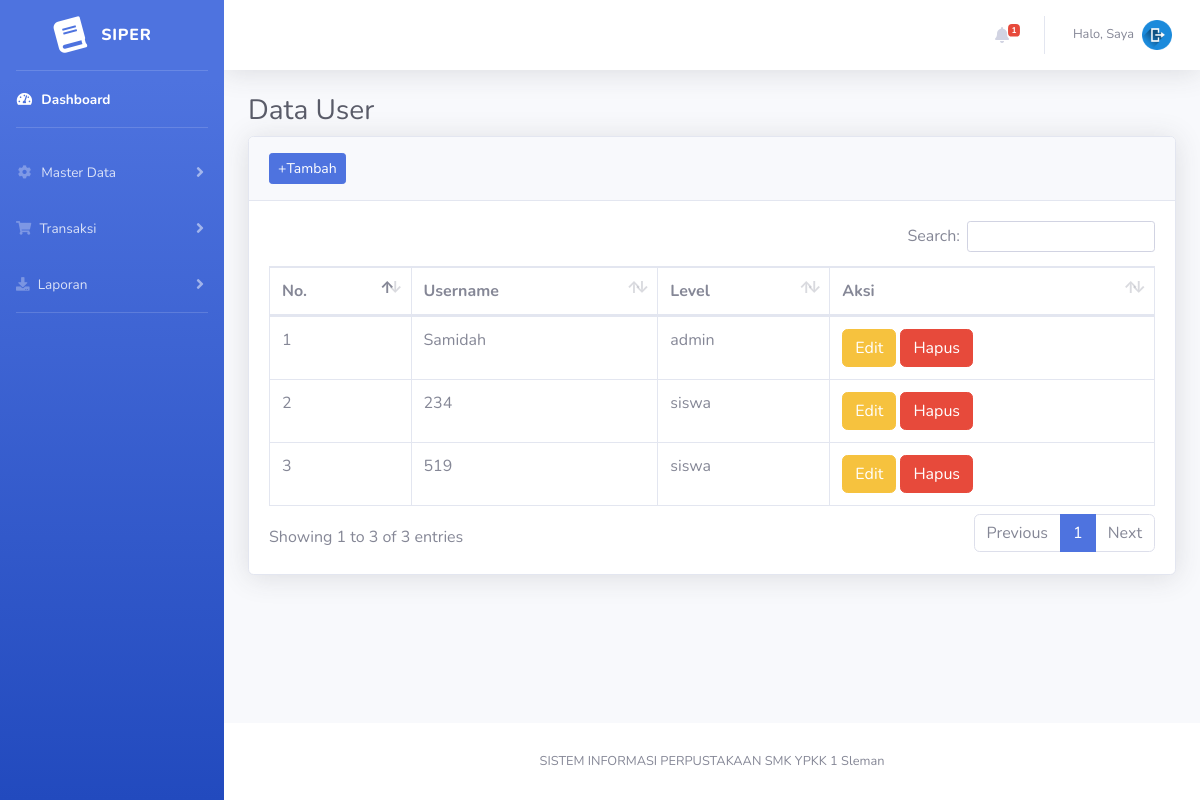
Before: /admin/data_user.php with the older database file.
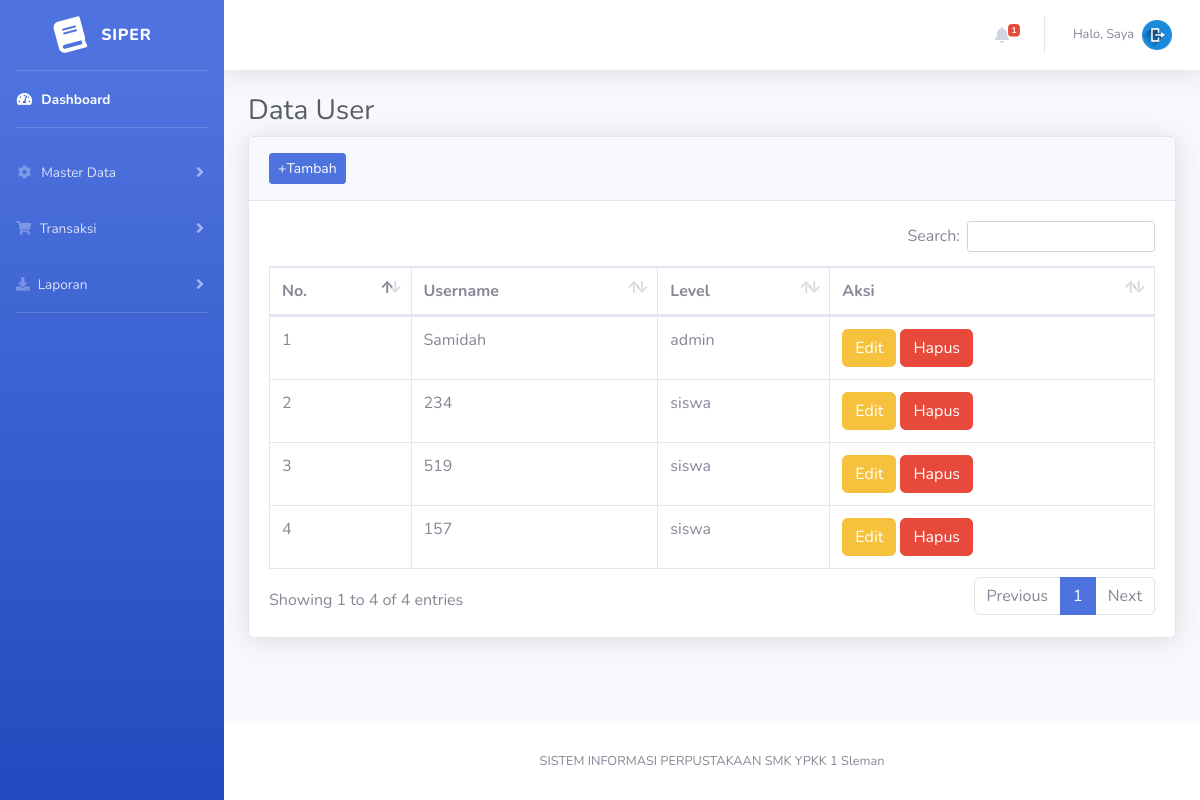
After: the same page with the newer database file.
### tables this page shows
CREATE TABLE `tbl_user` (
  `id_user` int(11) NOT NULL,
  `username` varchar(55) NOT NULL,
  `pass` varchar(255) NOT NULL,
  `level` enum('admin','siswa','','') NOT NULL
);

### admin/data_user.php (the view, shortened to what this page needs)
<?php
include "header_admin.php";
include "sidebar_admin.php";
 ?>
                <div class="container-fluid">
                    <h1 class="h3 mb-2 text-gray-800">Data User</h1>
                    <div class="card shadow mb-4">
                        <div class="card-header py-3">
                            <button class="btn btn-sm btn-primary" data-toggle="modal" data-target="#tambah">+Tambah</button>
                        </div>
                        <div class="card-body">
                            <div class="table-responsive">
                                <table class="table table-bordered" id="dataTable" width="100%" cellspacing="0">
                                    <thead>
                                        <tr>
                                            <th>No.</th>
                                            <th>Username</th>
                                            <th>Level</th>
                                            <th>Aksi</th>
                                        </tr>
                                    </thead>
                                    <tbody>
                                        <?php
                                            $no=1;
                                            $query = "SELECT *FROM tbl_user";
                                            $result = mysqli_query($koneksi, $query);
                                            while ($row = mysqli_fetch_assoc($result))
                                             {
                                         ?>
                                        <tr>
                                            <td><?php echo $no++; ?></td>
                                            <td><?php echo $row['username']; ?></td>
                                            <td><?php echo $row['level']; ?></td>
                                            <td>
                                                <a href="edit_datauser.php?id=<?php echo $row['id_user']; ?>" class="btn btn
                                                btn-warning">Edit</a>
                                                <a href="hapus_user.php?id=<?php echo $row['id_user']; ?>" class="btn btn
                                                btn-danger" onclick="return confirm('Anda Yakin Akan Menghapus?')">Hapus</a>
                                            </td>
                                        </tr>
                                        <?php } ?>
                                    </tbody>
                                </table>
                            </div>
                        </div>
                    </div>
                </div>
                 </div>
<?php
include "footer_admin.php";
 ?>

Changed rows visible on the page:
added tbl_user: username "157", level "siswa"
Other visible differences:
text written by a page script: "Search: Showing 1 to 3 of 3 entries Previous 1 Next" → "Search: Showing 1 to 4 of 4 entries Previous 1 Next"
